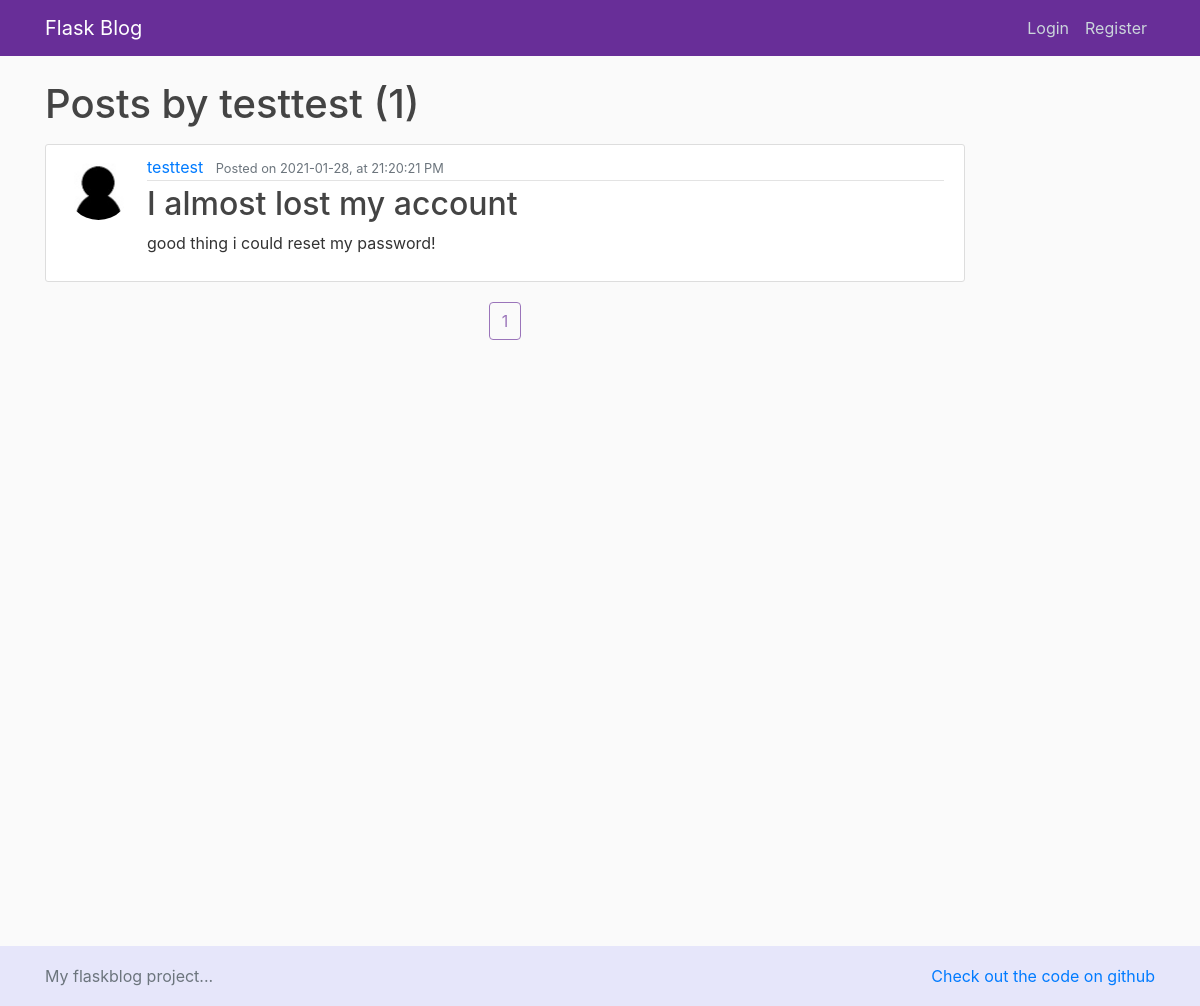
The app's page /user/testtest with its own data.
### flaskblog/models.py (models this page shows, shortened)
class User(db.Model, UserMixin):
    id = db.Column(db.Integer, primary_key=True)
    username = db.Column(db.String(20), unique=True, nullable=False)
    email = db.Column(db.String(120), unique=True, nullable=False)
    image_file = db.Column(db.String(20), nullable=False, default='default.jpg')
    password = db.Column(db.String(60), nullable=False)
    posts = db.relationship('Post', backref='author', lazy=True)

class Post(db.Model):
    id = db.Column(db.Integer, primary_key=True)
    title = db.Column(db.String(100), nullable=False)
    date_posted = db.Column(db.DateTime, nullable=False, default=datetime.utcnow)
    content = db.Column(db.Text, nullable=False)
    user_id = db.Column(db.Integer, db.ForeignKey('user.id'), nullable=False)

### flaskblog/users/routes.py (the view)
@users.route("/user/<string:username>")
def user_posts(username):
    page = request.args.get('page', 1, type=int)
    user = User.query.filter_by(username=username).first_or_404()
    posts = Post.query.filter_by(author=user) \
        .order_by(Post.date_posted.desc()) \
        .paginate(page=page, per_page=5)
    return render_template('user_posts.html', posts=posts, user=user)

### flaskblog/templates/user_posts.html
{% extends "layout.html" %}
{% block content %}
    <h1 class="mb-3">Posts by {{ user.username }} ({{ posts.total }})</h1>
    {% for post in posts.items %}
        <article class="media content-section">
          <img class="rounded-circle article-img" src="{{ url_for('static', filename='pics/' + post.author.image_file) }}">
          <div class="media-body">
            <div class="article-metadata">
              <a class="mr-2" href="{{ url_for('users.user_posts', username=post.author.username) }}">{{ post.author.username }}</a>
              <small class="text-muted">Posted on {{ post.date_posted.strftime('%Y-%m-%d, at %H:%M:%S %p') }}</small>
            </div>
            <h2><a class="article-title" href="{{ url_for('posts.post', post_id=post.id)}}"> {{ post.title }}</a></h2>
            <p class="article-content">{{ post.content }}</p>
          </div>
        </article>
    {% endfor %}
    <div class="container d-flex justify-content-center">
    <div>
    {% for page_number in posts.iter_pages(left_edge=1, left_current=1, right_edge=1, right_current=2) %}
        {% if page_number %}
            {% if posts.page == page_number %}
                <a class="btn btn-outline-primary disabled" href="#" >{{ page_number }}</a>
            {% else %}
                <a class="btn btn-primary" href="{{ url_for('main.home', page=page_number) }}">{{ page_number }}</a>
            {% endif %}
        {% else %}
        ...
        {% endif %}
    {% endfor %}
    </div>
    </div>
{% endblock content %}

### flaskblog/static/main.css (style rules this page uses)
body { background: #fafafa; color: #333333; margin-top: 5rem; }
h1, h2, h3, h4, h5, h6 { color: #444444; }
.content-section { background: #ffffff; padding: 10px 20px; border: 1px solid #dddddd; border-radius: 3px; margin-bottom: 20px; }
.article-title { color: #444444; }
.article-content { white-space: pre-line; }
.article-img { height: 65px; width: 65px; margin-right: 16px; }
.article-metadata { padding-bottom: 1px; margin-bottom: 4px; border-bottom: 1px solid #e3e3e3 }
.btn-outline-primary { border-color: #682e98 !important; color: #682e98 !important; }

### records on screen
User: username "testtest"
Post: image_file (placeholder picture), author.username "testtest", date_posted "2021-01-28, at 21:20:21 PM", title "I almost lost my account", content "good thing i could reset my password!"

### other values on screen
{{ posts.total }} "1"
{{ page_number }} "1"
